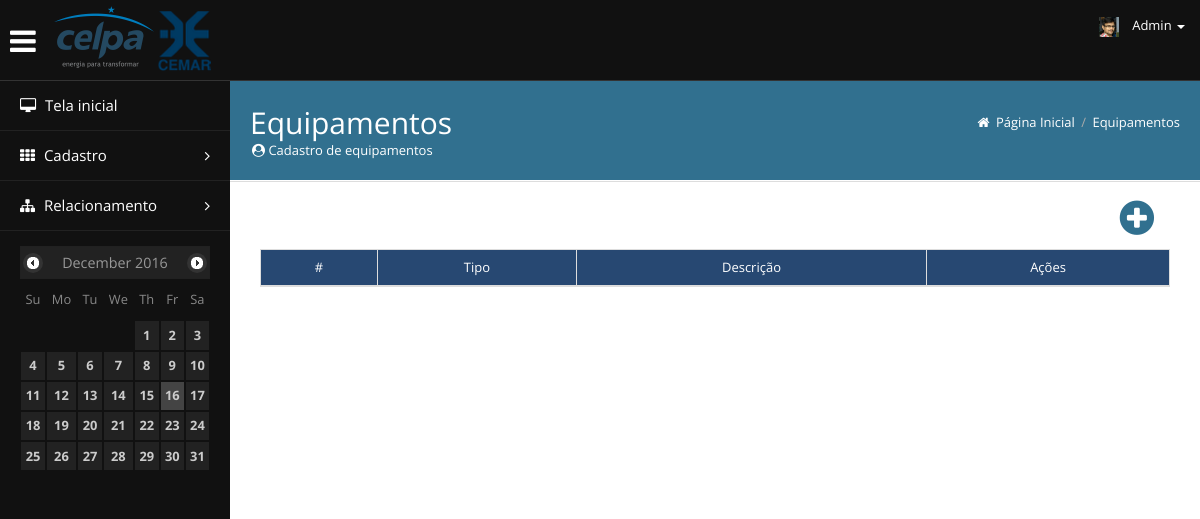
The app's page /view/Equipamentos/cadastroEquipamento.php, older data.
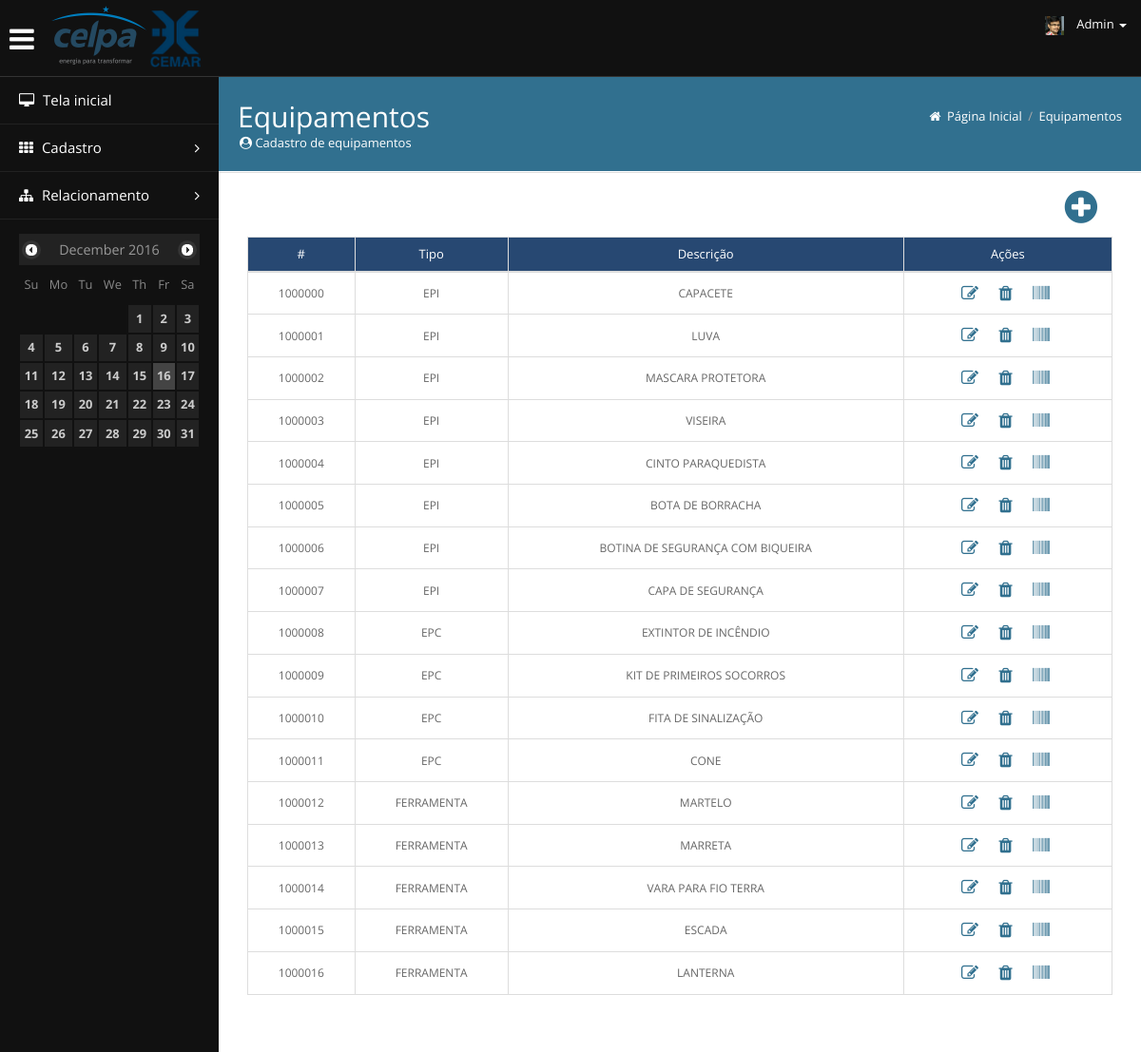
The same page, newer data.
### tables this page shows
CREATE TABLE IF NOT EXISTS `equipamentos` (
  `id_equipamentos` INT NOT NULL AUTO_INCREMENT,
  `tipo_equipamento` INT NOT NULL COMMENT '0 = EPI; 1 = EPC; 2 = Ferramenta;',
  `descricao` VARCHAR(60) NULL,
  PRIMARY KEY (`id_equipamentos`));

### database/dbEquipamento.php (called while the page is built, shortened)
<?php
	class dbEquipamento
	{
		private $conn;
		function __construct (){
			try{
				$this->conn = new PDO("mysql:dbname=db_equatorial;host=localhost;charset=utf8", "root", "");
			} catch(PDOException $e) {
				echo "Falha: ".$e->getMessage();
			}
		}
		public function listarTodosEquipamento (){
			$sql = "SELECT * FROM equipamentos";
			$stmt = $this->conn->query($sql);
			$result = $stmt->fetchAll(PDO::FETCH_ASSOC);
			if(isset($result) && $result != null){
				return $result;
			} else {
				return false;
			}
		}
	}

### view/Equipamentos/cadastroEquipamento.php (the view, shortened to what this page needs)
<?php
require_once "../../database/dbEquipamento.php";
$equip = new dbEquipamento();
?>
	<!DOCTYPE html>
	<html lang="en">
	<head>
		<link href="/SimulacaoCelpa/css/bootstrap.min.css" rel="stylesheet">
		<link href="/SimulacaoCelpa/css/dataTables.min.css" rel="stylesheet">
		<link href="/SimulacaoCelpa/css/dataTables.bootstrap.min.css" rel="stylesheet">
		<link rel="stylesheet" href="/SimulacaoCelpa/css/jquery-ui.css">
		<link rel="stylesheet" href="/SimulacaoCelpa/css/jquery.gritter.css">
		<link href="/SimulacaoCelpa/css/font-awesome.min.css" rel="stylesheet">
		<link href="/SimulacaoCelpa/css/style.css" rel="stylesheet">
		<link href="/SimulacaoCelpa/css/widgets.css" rel="stylesheet">
	</head>
	<body>
	<?php include '../../includes/header.php'; ?>
	<div class="content" style="margin-top: 36px;">
		<?php include '../../includes/sidebar.php'; ?>
		<div class="mainbar">
			<div class="page-head" style="background-color: #31708f;">
				<h2 class="pull-left" style=" color: white">Equipamentos
					<span class="page-meta" style=" color: white"><i class="fa fa-user-circle" aria-hidden="true"></i> Cadastro de equipamentos</span>
				</h2>
				<div class="bread-crumb pull-right">
					<a href="/SimulacaoCelpa/view/Dashboard/dash.php" style=" color: white"><i class="fa fa-home"></i> Página Inicial</a>
					<span class="divider">/</span>
					<a href="#" class="bread-current" style=" color: white">Equipamentos</a>
				</div>
				<div class="clearfix"></div>
			</div>
			<div class="matter">
				<div class="container">
					<div class="col-md-12 table-responsive">
						<div class="pull-right" style="margin-right: 10px;margin-bottom: 10px; font-size: 40px;">
							<button type="button" class="addEquipamento" data-toggle="modal" data-target="#Adicionar">
								<i class="fa fa-plus-circle" aria-hidden="true"></i>
							</button>
						</div>
						<table class="table table-bordered" id="listaEquipamentos">
							<thead style="background-color: rgba(39, 72, 114, 1); font-weight: bold;">
							<tr>
								<th style="color: white; text-align: center;">#</th>
								<th style="color: white; text-align: center;">Tipo</th>
								<th style="color: white; text-align: center;">Descrição</th>
								<th style="color: white; text-align: center;">Ações</th>
							</tr>
							</thead>
							<tbody align="center">
							<?php if($equip->listarTodosEquipamento() != null){ foreach ($equip->listarTodosEquipamento() as $dado) { ?>
								<tr style="font-size: 12px">
									<td style="vertical-align: middle;"><?php echo $dado['id_equipamentos']; ?></td>
									<td style="vertical-align: middle;">
										<?php
										if($dado['tipo_equipamento'] == 0){ echo "EPI";}
										elseif($dado['tipo_equipamento'] == 1){ echo "EPC";}
										elseif($dado['tipo_equipamento'] == 2){ echo "FERRAMENTA";}
										?>
									</td>
									<td style="vertical-align: middle;"><?php echo $dado['descricao']; ?></td>
									<td style="vertical-align: middle; font-size: 18px;">
										<button class="addEquipamento editar" title="Editar" style="margin: 0" data-toggle="modal" data-target="#Editar">
											<i class="fa fa-pencil-square-o" aria-hidden="true"></i>&nbsp;
										</button>
										<button class="addEquipamento remover" title="Remover" style="margin: 0" data-toggle="modal" data-target="#Deletar">
											<i class="fa fa-trash" aria-hidden="true"></i>&nbsp;
										</button>
										<button class="addEquipamento codigo" title="Código de Barras" style="margin: 0;" data-toggle="modal" data-target="#Codigo">
											<i class="fa fa-barcode" aria-hidden="true"></i>&nbsp;
										</button>
									</td>
								</tr>
							<?php } } ?>
							</tbody>
						</table>
					</div>
				</div>
			</div>
		</div>
	</div>
	</body>
	</html>

### includes/header.php (shortened to what this page needs)
<div class="navbar navbar-inverse navbar-fixed-top bs-docs-nav" role="banner">
	<div class="container" style="height: 80px;">
		<div class="navbar-header" style="margin-left: -20px">
			<div class="container">
				<a href="#" id="ShowHide" class="navbar-brand" style="font-size: 30px;margin-top: 10px;">
					<i class="fa fa-bars" aria-hidden="true"></i>
				</a>
				<a href="/SimulacaoCelpa/view/Dashboard/dash2.php" class="navbar-brand" style="display: block">
					<img src="/SimulacaoCelpa/img/favicon/logo.png" style="position: relative; top: -10px;display: inline-block">
					<img src="/SimulacaoCelpa/img/favicon/logo2.png" style="position: relative; top: -6px;display: inline-block">
				</a>
			</div>
		</div>
		<nav class="collapse navbar-collapse bs-navbar-collapse" role="navigation">
			<ul class="nav navbar-nav navbar-right">
				<li class="dropdown">
					<a data-toggle="dropdown" class="dropdown-toggle" href="#">
						<img src="img/user.jpg" alt="" class="nav-user-pic img-responsive" /> Admin <b class="caret"></b>
					</a>
				</li>
			</ul>
		</nav>
	</div>
</div>

### includes/sidebar.php (shortened to what this page needs)
<div class="sidebar">
	<div class="sidebar-inner">
		<ul class="navi">
			<li class="nred"><a href="/SimulacaoCelpa/view/Dashboard/dash2.php"><i class="fa fa-desktop"></i> Tela inicial</a></li>
			<li class="has_submenu nlightblue">
				<a href="#">
					<i class="fa fa-th"></i> Cadastro
					<span class="pull-right"><i class="fa fa-angle-right"></i></span>
				</a>
			</li>
			<li class="has_submenu nviolet">
				<a href="#">
					<i class="fa fa-sitemap"></i> Relacionamento
					<span class="pull-right"><i class="fa fa-angle-right"></i></span>
				</a>
			</li>
		</ul>
		<div class="sidebar-widget">
			<div id="todaydate"></div>
		</div>
	</div>
</div>

### css/style.css (style rules this page uses)
* { border-radius: 0 !important; box-shadow: none !important; filter: progid:DXImageTransform.Microsoft.gradient(enabled = false) !important; text-shadow: none !important; font-family: "Open Sans", Arial, Helvetica, sans-serif; font-weight: 400; }
.navbar * { background-image: none !important; }
body { font-size: 13px; line-height: 23px; color: #666; background:#111; padding-top: 45px; -webkit-font-smoothing: antialiased; }
h1,h2,h3,h4,h5,h6 { padding: 2px 0px; margin: 5px 0px; color: #777; font-weight: 400; }
h2 { font-size: 30px; line-height: 40px; }
a { color: #333; text-decoration: none !important; }
.navbar * { text-shadow:none !important; }
.navbar .container { width:100%; }
.navbar { background: #111; border-bottom:1px solid #333; }
.navbar .navbar-brand { color: #fff !important; }
.navbar .nav > li > a { font-size: 13px !important; color: #fff !important; }
.navbar i { margin-right: 3px; }
.navbar .caret { border-top-color:#fff !important; border-bottom-color:#fff !important; }
.navbar .nav-user-pic { width: 20px; margin-right: 10px; display:inline-block; }
.sidebar { width: 230px; float: left; display: block; background:#111; color: #eee; position: relative; }
.sidebar ul { padding: 0px; margin: 0px; list-style-type: none; }
.sidebar ul li { list-style-type: none; }
.sidebar .sidebar-inner { display: block; width:100%; margin: 0 auto; position: absolute; z-index: 60; background: #111; }
.sidebar .navi li i { margin-right: 5px; }
.sidebar .navi li span i { margin: 0px; }
.sidebar .navi > li > a { display: block; padding: 12px 20px; font-size: 15px; line-height: 25px; color: #fff; text-decoration: none; border-bottom: 1px solid #222; background-color: #111; }
.sidebar .sidebar-widget { padding: 15px; }
.mainbar { position: relative; margin-left: 230px; margin-right: 0px; width: auto; background:#fff; min-height: 1200px; }
.mainbar .container { max-width:100% !important; }
.mainbar .page-head { padding: 15px 20px; border-bottom: 1px solid #fff; }
.mainbar .page-meta { font-size: 13px; line-height: 15px; margin-left: 2px; display: block; }
.mainbar .bread-crumb { font-size: 13px; margin-top: 15px; color: #aaa; margin-left: 2px; }
.mainbar .bread-crumb i { margin-right: 3px; display:inline; position: static; top: 0px; width: auto; }
.mainbar .bread-crumb .divider { margin: 0px 3px; }
.mainbar .bread-crumb a { color: #666; }
.mainbar .bread-crumb a.bread-current { color: #888; }
.mainbar .matter { border-top: 1px solid #ddd; padding: 15px 0px; }
.mainbar .matter > .container { margin-left:0px; }

### view/Equipamentos/cadastroEquipamento.php (style rules this page uses)
.addEquipamento { color: #31708f; background-color: transparent; border:none; }

Row changes from the older to the newer data that the page shows:
added equipamentos: id_equipamentos "1000000", tipo_equipamento "EPI", descricao "CAPACETE"
added equipamentos: id_equipamentos "1000001", tipo_equipamento "EPI", descricao "LUVA"
added equipamentos: id_equipamentos "1000002", tipo_equipamento "EPI", descricao "MASCARA PROTETORA"
added equipamentos: id_equipamentos "1000003", tipo_equipamento "EPI", descricao "VISEIRA"
added equipamentos: id_equipamentos "1000004", tipo_equipamento "EPI", descricao "CINTO PARAQUEDISTA"
added equipamentos: id_equipamentos "1000005", tipo_equipamento "EPI", descricao "BOTA DE BORRACHA"
added equipamentos: id_equipamentos "1000006", tipo_equipamento "EPI", descricao "BOTINA DE SEGURANÇA COM BIQUEIRA"
added equipamentos: id_equipamentos "1000007", tipo_equipamento "EPI", descricao "CAPA DE SEGURANÇA"
added equipamentos: id_equipamentos "1000008", tipo_equipamento "EPC", descricao "EXTINTOR DE INCÊNDIO"
added equipamentos: id_equipamentos "1000009", tipo_equipamento "EPC", descricao "KIT DE PRIMEIROS SOCORROS"
added equipamentos: id_equipamentos "1000010", tipo_equipamento "EPC", descricao "FITA DE SINALIZAÇÃO"
added equipamentos: id_equipamentos "1000011", tipo_equipamento "EPC", descricao "CONE"
added equipamentos: id_equipamentos "1000012", tipo_equipamento "FERRAMENTA", descricao "MARTELO"
added equipamentos: id_equipamentos "1000013", tipo_equipamento "FERRAMENTA", descricao "MARRETA"
added equipamentos: id_equipamentos "1000014", tipo_equipamento "FERRAMENTA", descricao "VARA PARA FIO TERRA"
added equipamentos: id_equipamentos "1000015", tipo_equipamento "FERRAMENTA", descricao "ESCADA"
added equipamentos: id_equipamentos "1000016", tipo_equipamento "FERRAMENTA", descricao "LANTERNA"
